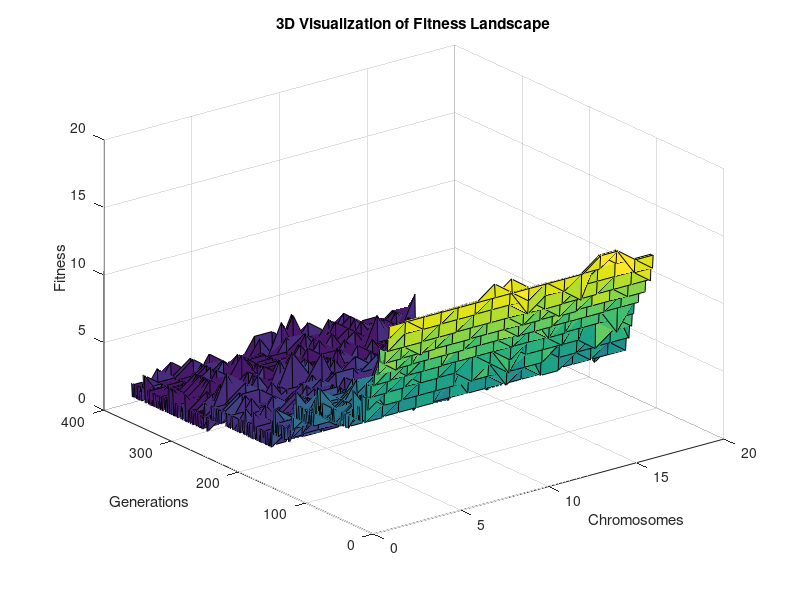

This chart was generated by the following MATLAB code:
function visualizaiton()
m = csvread('data.csv');
figure, surf(m);
title('3D Visualization of Fitness Landscape');
xlabel('Chromosomes');
ylabel('Generations'); 
zlabel('Fitness');
print('-dpng', 'data.png');
